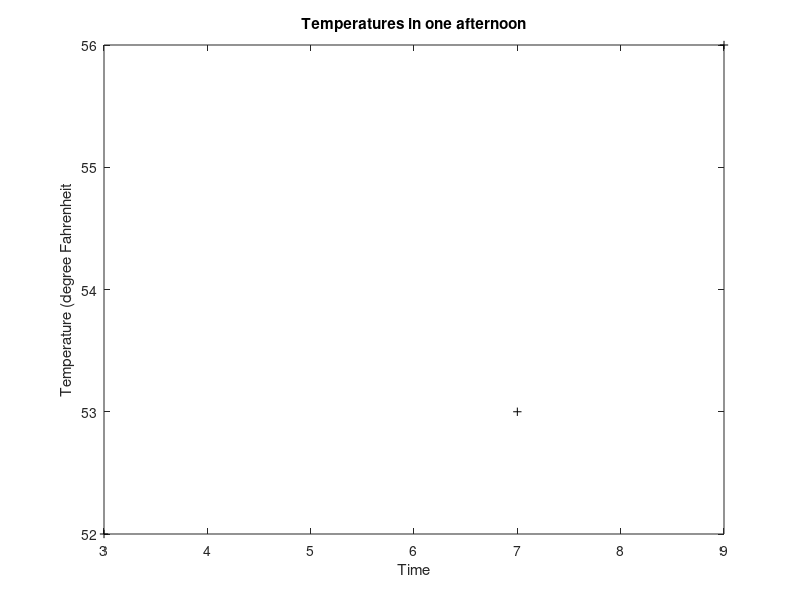

MATLAB code to generate this figure:
% This reads time and temperature data for an afternoon 
% from a file and plots the data
load timetemp.dat
% The times are in the first row, and temps in the second row
time = timetemp(1,:);
temp=timetemp(2,:);
% Plot the data and label the plo
plot(time,temp,'k+')
xlabel('Time')
ylabel('Temperature (degree Fahrenheit')
title('Temperatures in one afternoon')
